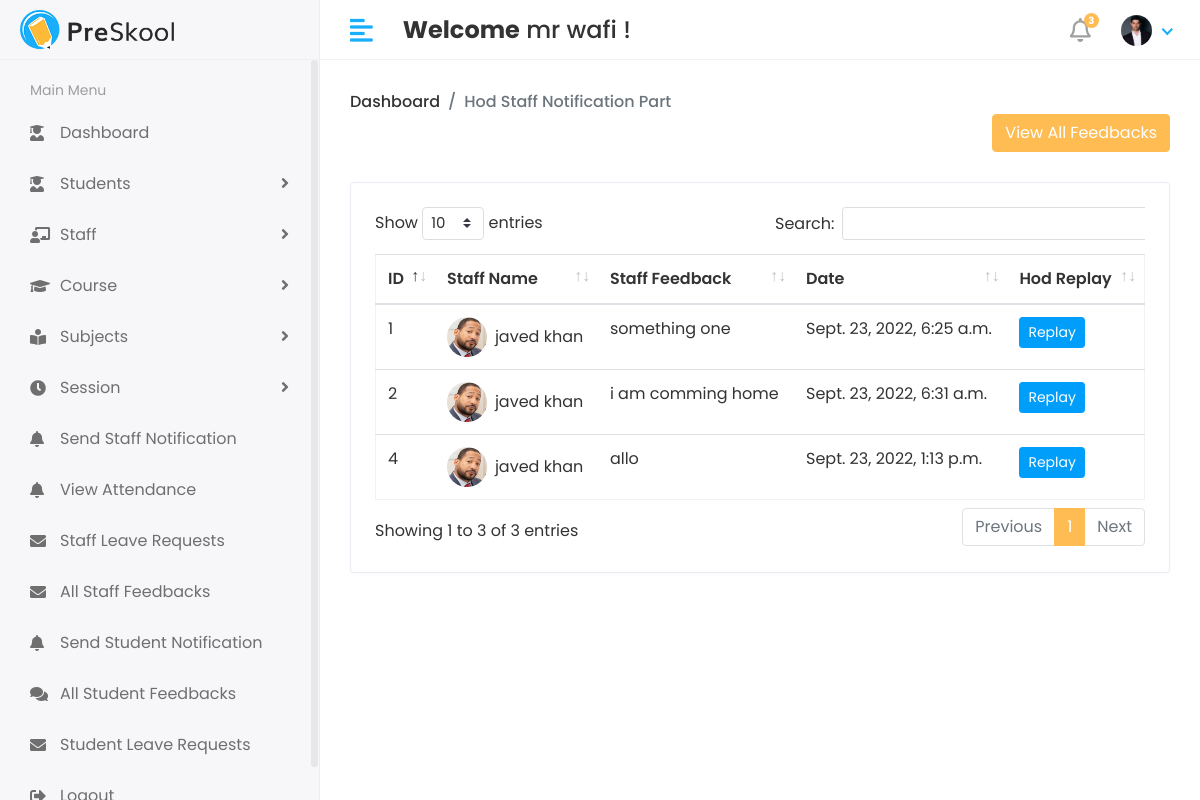
Screenshot of /Hod/Staff/staff_feedbacks (signed in) with the database file from the repository.
### app/models.py (models this page shows, shortened)
class CustomUser(AbstractUser):
    USER = (
        (1, 'HOD'),
        (2, 'STAFF'),
        (3, 'STUDENT'),
    )
    user_type = models.CharField(
        choices=USER, max_length=59, default=1)  # type: ignore
    profile_pic = models.ImageField(upload_to='media/profile_pic')

class Staff_Feedback(models.Model):
    staff_id = models.ForeignKey(Staff, on_delete=models.CASCADE)
    feedback = models.TextField()
    feedback_replay = models.TextField()
    created_at = models.DateTimeField(auto_now_add=True)
    updated_at = models.DateTimeField(auto_now=True)

class Staff(models.Model):
    admin = models.OneToOneField(CustomUser, on_delete=models.CASCADE)
    address = models.TextField()
    gender = models.CharField(max_length=180)
    created_at = models.DateTimeField(auto_now_add=True)
    updated_at = models.DateTimeField(auto_now=True)

### app/Hod_Views.py (the view)
@login_required(login_url='/')
def ALL_STAFF_FEEDBACKS(request):
    staff_feedback = Staff_Feedback.objects.all()
    context = {
        'staff_feedback': staff_feedback
    }
    return render(request, 'Hod/hod_staff_feedback.html', context)

### app/LoginCheckMiddleWare.py (called while the page is built, shortened)
    def process_view(self, request, view_func, view_args, view_kwargs):
        modulename = view_func.__module__
        user = request.user
        if user.is_authenticated:
            if user.user_type == "1":
                if modulename == "app.Hod_Views":
                    pass
                elif modulename == "app.views" or modulename == "django.views.static":
                    pass
                else:
                    return redirect("Hod_home")
            else:
                return redirect("login")
        else:
            if request.path == reverse("Login") or request.path == reverse("doLogin"):
                pass
            else:
                return redirect("Login")

### templates/Hod/hod_staff_feedback.html (shortened to what this page needs)
{% extends 'base.html' %}
{% block content %}
{% load static %}
{% block head %}
<link rel="stylesheet" href="{% static 'assets/plugins/datatables/datatables.min.css' %}">
{% endblock head %}
<div class="page-header">
    <div class="row align-items-center">
        <div class="col">
            <ul class="breadcrumb">
                <li class="breadcrumb-item"><a href="{% url 'Hod_home' %}">Dashboard</a></li>
                <li class="breadcrumb-item active">Hod Staff Notification Part </li>
            </ul>
            <button type="button" class="btn btn-primary float-right" data-toggle="modal" data-target="#exampleModal">
                View All Feedbacks
            </button>
        </div>
    </div>
</div>
<div class="row">
    <div class="col-sm-12">
        <div class="card">
            <div class="card-body">
                <div class="table-responsive">
                    <table id="table_id" class="table table-stripped">
                        <thead>
                            <tr>
                                <th>ID</th>
                                <th>Staff Name</th>
                                <th>Staff Feedback</th>
                                <th>Date</th>
                                <th>Hod Replay</th>
                            </tr>
                        </thead>
                        <tbody>
                            {% for i in staff_feedback %}
                            <tr>
                                <td>{{ i.id }}</td>
                                <td>
                                    <h2 class="table-avatar">
                                        <a href="#" class="avatar avatar-sm mr-2"><img class="avatar-img rounded-circle"
                                                src="/{{ i.staff_id.admin.profile_pic }}" alt="User Image"></a>
                                        <a href="#">{{ i.staff_id.admin.first_name }}
                                            {{i.staff_id.admin.last_name}}</a>
                                    </h2>
                                </td>
                                <td>{{ i.feedback }}</td>
                                <td>{{ i.created_at }}</td>
                                <td>
                                    <button type="button" class="btn btn-info btn-sm" data-toggle="modal"
                                        data-target="#edit{{ i.id }}">Replay
                                    </button>
                                </td>
                            </tr>
                            {% endfor %}
                        </tbody>
                    </table>
                </div>
            </div>
        </div>
        {% endblock content %}

### templates/base.html (shortened to what this page needs)
<!DOCTYPE html>
<html lang="en">
{% load static %}
<head>
    <link rel="stylesheet" href="{% static 'assets/plugins/bootstrap/css/bootstrap.min.css' %} ">
    <link rel="stylesheet" href="{% static 'assets/plugins/fontawesome/css/fontawesome.min.css' %}">
    <link rel="stylesheet" href="{% static 'assets/plugins/fontawesome/css/all.min.css' %}">
    <link rel="stylesheet" href="{% static 'assets/plugins/datatables/datatables.min.css' %}">
    {% block head %}
    {% endblock head %}
    <link rel="stylesheet" href="{% static 'assets/css/style.css' %}">
</head>
<body>
    <div class="main-wrapper">
        {% include 'includes/header.html' %}
        {% include 'includes/sidebar.html' %}
        <div class="page-wrapper">
            <div class="content container-fluid">
                {% block content %}
                {% endblock content %}
            </div>
        </div>
</html>

### templates/includes/header.html (shortened to what this page needs)
{% load static %}
<div class="header">
    <div class="header-left">
        <a href="index.html" class="logo">
            <img src=" {% static 'assets/img/logo.png' %}" alt="Logo">
        </a>
    </div>
    <a href="javascript:void(0);" id="toggle_btn">
        <i class="fas fa-align-left"></i>
    </a>
    <div class="top-nav-search mt-3">
        <h4><strong>Welcome</strong>&nbsp;<span>{{ user.first_name }} {{ user.last_name }}</span>&nbsp;!</h4>
    </div>
    <ul class="nav user-menu">
        <li class="nav-item dropdown noti-dropdown">
            <a href="#" class="dropdown-toggle nav-link" data-toggle="dropdown">
                <i class="far fa-bell"></i> <span class="badge badge-pill">3</span>
            </a>
        </li>
        <li class="nav-item dropdown has-arrow">
            <a href="#" class="dropdown-toggle nav-link" data-toggle="dropdown">
                {% if user.profile_pic == '' %}
                <span class="user-img"><img class="rounded-circle" src="{% static 'assets/img/noimage.png' %}"
                        width="31"></span>
                {% else %}
                <span class="user-img"><img class="rounded-circle" src="/{{ user.profile_pic }}" width="31"></span>
                {% endif %}
            </a>
        </li>
    </ul>
</div>

### templates/includes/sidebar.html (shortened to what this page needs)
{% load active_link_tags %}
<div class="sidebar" id="sidebar">
    <div class="sidebar-inner slimscroll">
        <div id="sidebar-menu" class="sidebar-menu">
            {% if user.user_type == '1' %}
            <ul>
                <li class="menu-title">
                    <span>Main Menu</span>
                </li>
                <li class="{% active_link 'Hod_home' 'active' %}">
                    <a href="{% url 'Hod_home' %}"><i class="fas fa-user-graduate"></i> <span>Dashboard</span></a>
                </li>
                <li class="submenu {% active_link 'add_student' 'active' %}">
                    <a href="#"><i class="fas fa-user-graduate"></i> <span> Students</span> <span
                            class="menu-arrow"></span></a>
                </li>
                <li class="submenu {% active_link 'add_staff' 'active' %}">
                    <a href="#"><i class="fas fa-chalkboard-teacher"></i> <span> Staff</span> <span
                            class="menu-arrow"></span></a>
                </li>
                <li class="submenu {% active_link 'add_course' 'active' %}">
                    <a href="#"><i class="fa fa-graduation-cap"></i> <span>Course</span> <span
                            class="menu-arrow"></span></a>
                </li>
                <li class="submenu {% active_link 'add_subject' 'active' %}">
                    <a href="#"><i class="fas fa-book-reader"></i> <span> Subjects</span> <span
                            class="menu-arrow"></span></a>
                </li>
                <li class="submenu {% active_link 'add_session' 'active' %}">
                    <a href="#"><i class="fas fa-clock"></i> <span> Session</span> <span class="menu-arrow"></span></a>
                </li>
                <li class="{% active_link 'send_staff_noti' 'active' %}">
                    <a href="{% url 'send_staff_noti' %}"><i class="fa fa-bell"></i> <span>Send Staff
                            Notification</span></a>
                </li>
                <li class=" {% active_link 'view_attendance' 'active' %}">
                    <a href="{% url 'view_attendance' %}"><i class="fa fa-bell"></i> <span>View Attendance</span></a>
                </li>
                <li class=" {% active_link 'staff_leave_requests' 'active' %}">
                    <a href="{% url 'staff_leave_requests' %}"><i class="fas fa-envelope"></i> <span>Staff Leave
                            Requests</span></a>
                </li>
                <li class=" {% active_link 'all_staff_feedbacks' 'active' %}">
                    <a href="{% url 'all_staff_feedbacks' %}"><i class="fas fa-envelope"></i> <span>All Staff
                            Feedbacks</span></a>
                </li>
                <li class=" {% active_link 'send_student_noti' 'active' %}">
                    <a href="{% url 'send_student_noti' %}"><i class="fa fa-bell"></i> <span>Send Student
                            Notification</span></a>
                </li>
                <li class=" {% active_link 'all_student_feedbacks' 'active' %}">
                    <a href="{% url 'all_student_feedbacks' %}"><i class="fas fa-comments"></i> <span>All Student
                            Feedbacks</span></a>
                </li>
                <li class=" {% active_link 'student_leave_requests' 'active' %}">
                    <a href="{% url 'student_leave_requests' %}"><i class="fas fa-envelope"></i> <span>Student Leave
                            Requests</span></a>
                </li>
                <li>
                    <a href="{% url 'doLogout' %}"><i class="fa fa-sign-out-alt"></i> <span>Logout</span></a>
                </li>
            </ul>
            {% endif %}
        </div>
    </div>
</div>

### rows the page displays
CustomUser: first_name "mr", last_name "wafi", profile_pic (picture)
Staff_Feedback: id "1", staff_id.admin.profile_pic (picture), staff_id.admin.first_name "javed", staff_id.admin.last_name "khan", feedback "something one", created_at "Sept. 23, 2022, 6:25 a.m."
Staff_Feedback: id "2", staff_id.admin.profile_pic (picture), staff_id.admin.first_name "javed", staff_id.admin.last_name "khan", feedback "i am comming home", created_at "Sept. 23, 2022, 6:31 a.m."
Staff_Feedback: id "4", staff_id.admin.profile_pic (picture), staff_id.admin.first_name "javed", staff_id.admin.last_name "khan", feedback "allo", created_at "Sept. 23, 2022, 1:13 p.m."
